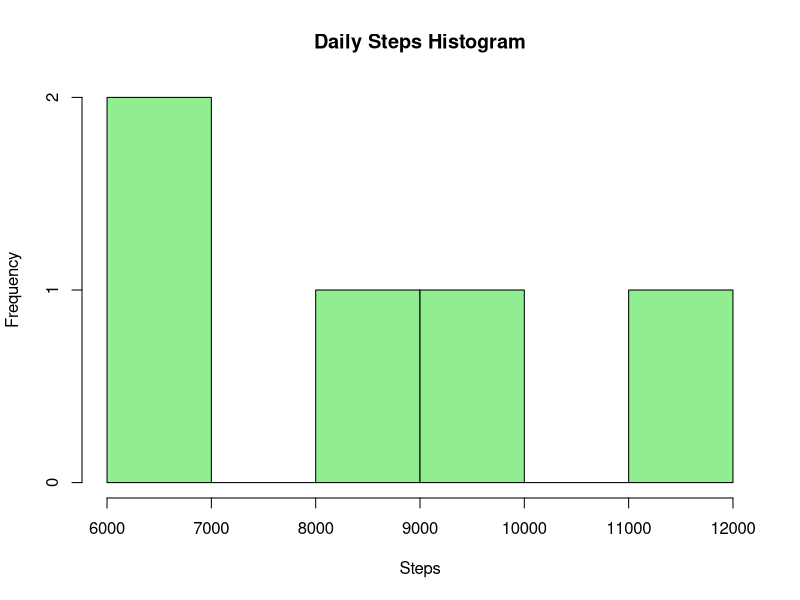
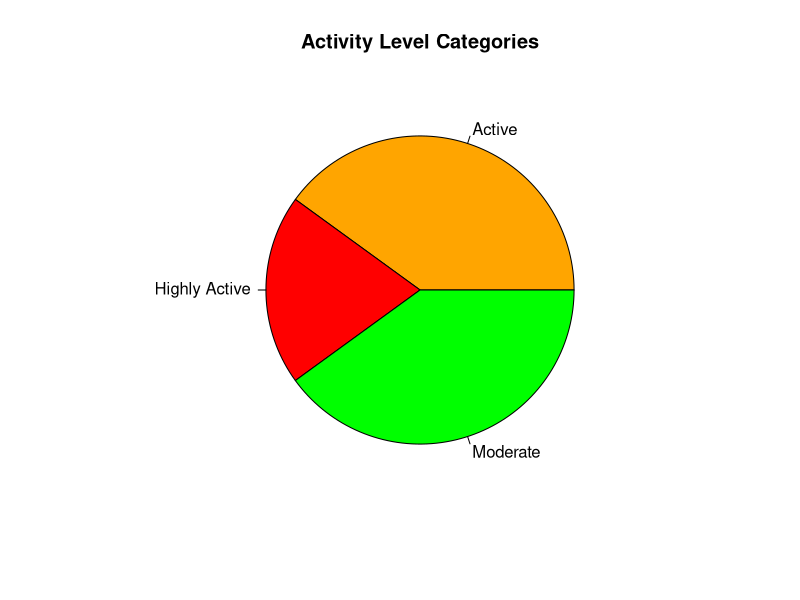
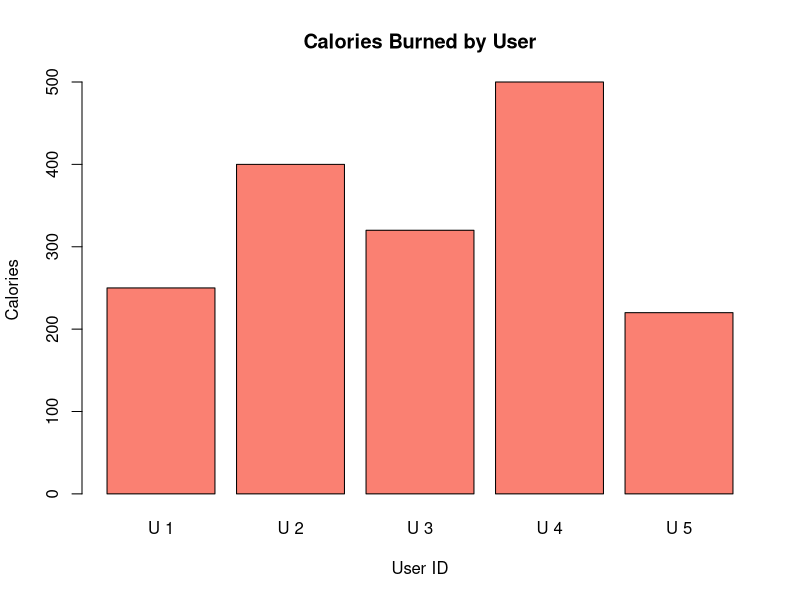
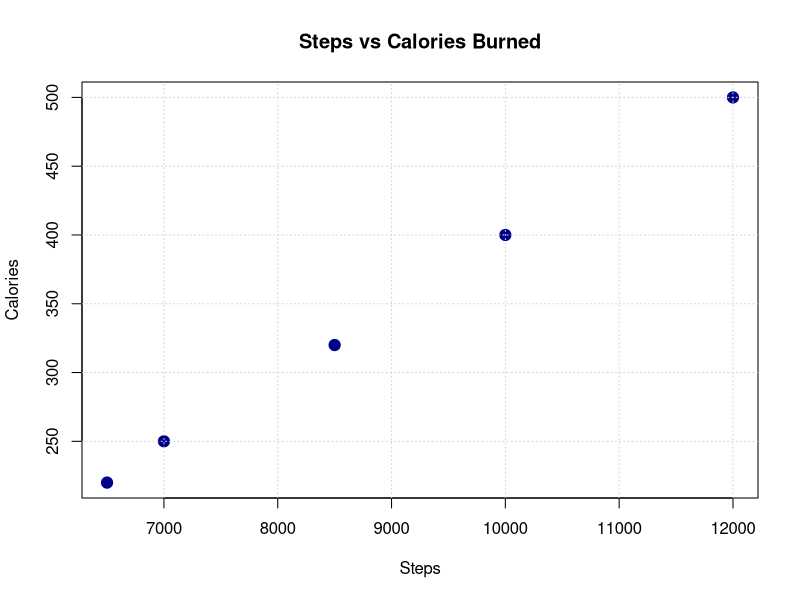

R code for these plots, in order:
# Experiment 25: Fitness Tracker Analysis
# Course: Data Handling and Visualization

# Dataset
df25 <- data.frame(
  UserID = 1:5,
  Steps = c(7000, 10000, 8500, 12000, 6500),
  CaloriesBurned = c(250, 400, 320, 500, 220),
  ActiveMinutes = c(40, 60, 50, 75, 35)
)

cat("--- Experiment 25: Fitness Tracker Analysis ---\n")
print(df25)

# Q21: Create a histogram of daily steps.
png("outputs/exp25_q21_histogram.png", width=800, height=600)
hist(df25$Steps, col="lightgreen", main="Daily Steps Histogram", xlab="Steps", ylab="Frequency")
dev.off()

# Q22: Generate a pie chart of activity level categories.
act_cat <- ifelse(df25$Steps < 8000, "Moderate", ifelse(df25$Steps < 11000, "Active", "Highly Active"))
png("outputs/exp25_q22_pie_chart.png", width=800, height=600)
pie(table(act_cat), col=c("orange", "red", "green"), main="Activity Level Categories")
dev.off()

# Q23: Build a bar chart of calories burned by user.
png("outputs/exp25_q23_bar_chart.png", width=800, height=600)
barplot(df25$CaloriesBurned, names.arg=paste("U", df25$UserID), col="salmon", main="Calories Burned by User", ylab="Calories", xlab="User ID")
dev.off()

# Q24: Create a scatter plot of steps vs calories burned.
png("outputs/exp25_q24_scatter_plot.png", width=800, height=600)
plot(df25$Steps, df25$CaloriesBurned, col="darkblue", pch=19, cex=1.5, main="Steps vs Calories Burned", xlab="Steps", ylab="Calories")
grid()
dev.off()
cat("Experiment 25 successfully completed. Plots saved to outputs/.\n\n")
